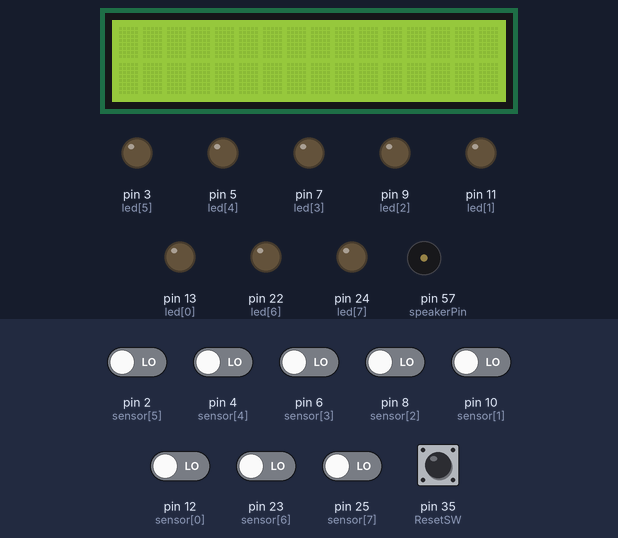
A sketch run on a simulated Arduino Mega 2560, built with avr-gcc and run on an emulated ATmega2560. On the bench: 16×2 character LCD, output pins drawn as LEDs (lit = HIGH), buzzer (waves = sounding). The test bench sets the inputs (shaded band); at power-on: pin 2 (sensor[5]), pin 4 (sensor[4]), pin 6 (sensor[3]), pin 8 (sensor[2]), pin 10 (sensor[1]), pin 12 (sensor[0]), pin 23 (sensor[6]), pin 25 (sensor[7]), pin 35 (ResetSW) LOW. Random numbers use the default seed unless the sketch sets one; what the sketch prints to the serial monitor is not drawn.

Above: at 1.2 s.
1.3 s: pin 35 (ResetSW) pulled HIGH for 1.2 s
At 2.5 s:
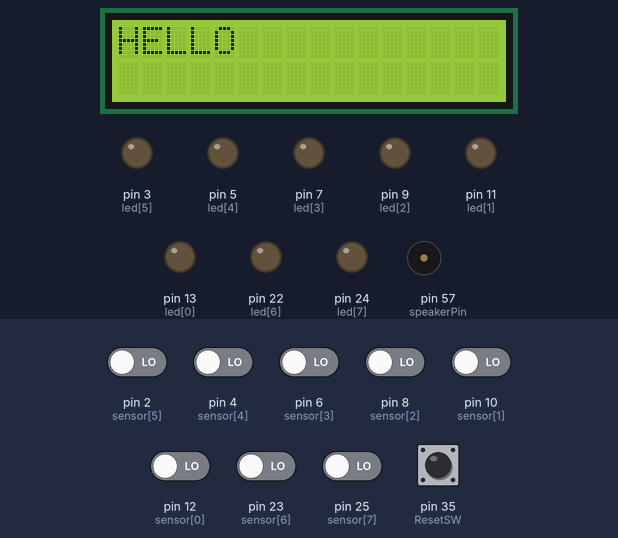
At 5.2 s:
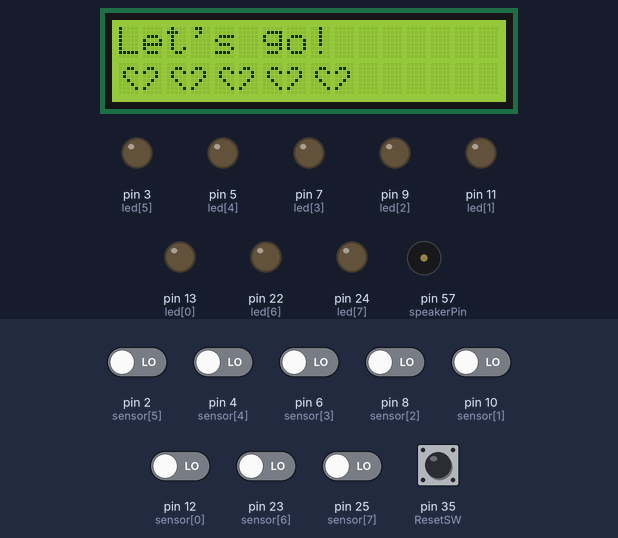
6.6 s: pin 8 (sensor[2]) driven HIGH
10.7 s: pin 8 (sensor[2]) driven LOW
14.8 s: pin 12 (sensor[0]) driven HIGH
At 16.9 s:
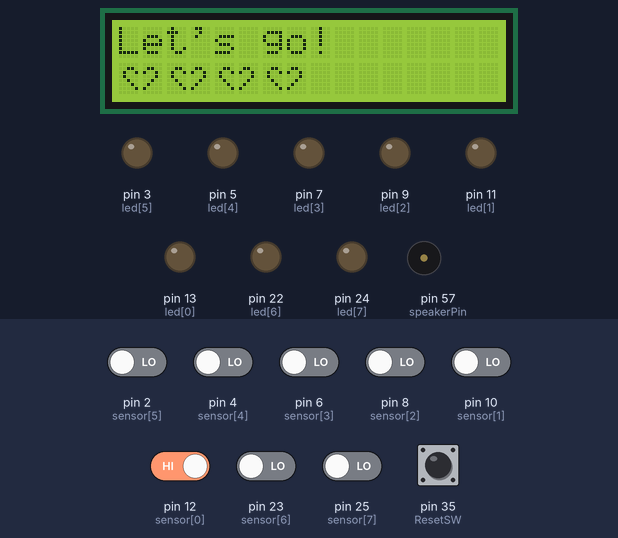
23.0 s: pin 12 (sensor[0]) driven LOW
31.2 s: pin 8 (sensor[2]) driven HIGH
At 37.3 s:
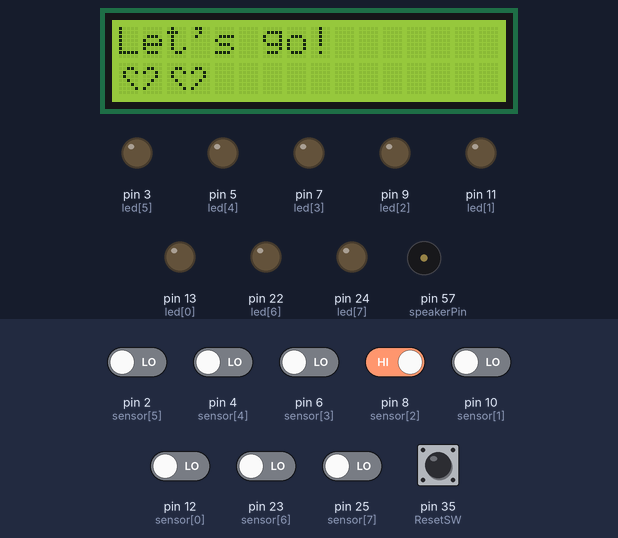
Timing chart, 0 to 77.4 s (numbered marks = the images above; inputs shaded):
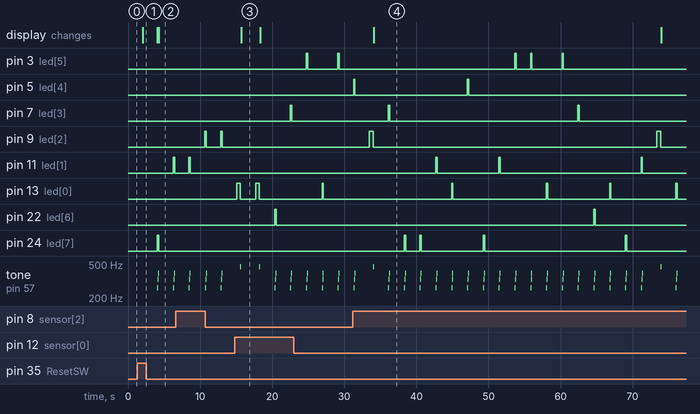

The sketch:

Final_code.ino
```cpp
#include <pitches.h>
#include <LiquidCrystal.h>
#include <SoftwareSerial.h>
SoftwareSerial mySerial(30,31);
int led[8] = {13,11,9,7,5,3,22,24}; //두더지 8마리
int sensor[] = {12,10,8,6,4,2,23,25}; //두더지 잡는 센서 8개
int randNumber=0;
int score=0;
int ResetSW = 35;    //재시작 스위치 핀 번호
int TRY=5;
int speakerPin = 57;//부저핀
int wrongmelody[] = {//틀렸을 때 멜로디
  NOTE_AS4
};
int noteDuration_1 = 8;//음표길이
int endmelody[] = {//관짝밈
  NOTE_A3,0,NOTE_A3,NOTE_E4,NOTE_D4,0,NOTE_C4,0,NOTE_B3,0,NOTE_B3,NOTE_B3,NOTE_D4,0,NOTE_C4,NOTE_B3,
  NOTE_A3,0,NOTE_A3,NOTE_C5,NOTE_B4,NOTE_C5,NOTE_B4,NOTE_C5,NOTE_A3,
  0,NOTE_A3,NOTE_C5,NOTE_B4,NOTE_C5,NOTE_B4,NOTE_C5,
  NOTE_C4,NOTE_C4,NOTE_C4,NOTE_C4,NOTE_E4,NOTE_E4,NOTE_E4,NOTE_E4,NOTE_D4,NOTE_D4,NOTE_D4,NOTE_D4,NOTE_G4,NOTE_G4,NOTE_G4,NOTE_G4,
  NOTE_A4,NOTE_A4,NOTE_A4,NOTE_A4,NOTE_A4,NOTE_A4,NOTE_A4,NOTE_A4,NOTE_A4,NOTE_A4,NOTE_A4,NOTE_A4
};
int noteDuration_2 = 4;
int rightmelody[]={//맞았을때
  NOTE_C4, NOTE_E4, NOTE_G4
};
int noteDuration_3 = 16;

LiquidCrystal lcd(44, 45, 46, 47, 48, 49);//lcd
byte leftheart[8]={B00000, B00110,B01001,B01000,B00100,B00010,B00001,B00000};
byte rightheart[8]={B00000, B01100,B10010,B00010,B00100,B01000,B10000,B00000};

unsigned long time_previous = 0;
unsigned long time_current = 0;

void setup() {
  srand(analogRead(0));
  Serial.begin(9600);
  for(int i=0;i<8;i++){
      pinMode(led[i], OUTPUT);
      digitalWrite(led[i], LOW);
      pinMode(sensor[i], INPUT);
  }
  mySerial.begin(9600);
  pinMode(ResetSW, INPUT);     //리셋용 스위치 사용
  lcd.createChar(0, leftheart);//lcd
  lcd.createChar(1, rightheart);
  lcd.begin(16, 2);
}

void loop() {
  int state = digitalRead(ResetSW);
  Serial.println(state);
  time_current = millis();


  if(state){
    score=0;
    TRY=5;
    Serial.println("start");
    lcd.clear();
    lcd.setCursor(0,0);
    lcd.print("HELLO");
    delay(2000);
    lcd.clear();
    lcd.setCursor(0,0);
    lcd.print("Let's go!");
    while(TRY!=0){
      int hit = 0;//점수 획득여부 저장
      randNumber = random(8);//랜덤두더지 번호
      Serial.println(randNumber);
      time_current = millis();
      time_previous = time_current;
      digitalWrite(led[randNumber], HIGH);
      while(time_current - time_previous < 500){//0.5초동안 버튼입력확인
        if(digitalRead(sensor[randNumber]) == LOW){
          for(int thisNote=0; thisNote<sizeof(rightmelody)/sizeof(int);thisNote++){
             int noteLength = 1000 / noteDuration_3 ;
             tone(speakerPin,rightmelody[thisNote],noteLength);
             delay(noteLength);
             noTone(speakerPin);
          }//맞으면 소리
          Serial.print("point:");
          Serial.println(score++);
          hit=1;
          break;
        }
        time_current = millis();
      }
      digitalWrite(led[randNumber], LOW);
      if(!hit){//못눌렀을때
        for(int thisNote=0; thisNote<sizeof(wrongmelody)/sizeof(int);thisNote++){
         int noteLength = 1000 / noteDuration_1 ;
         tone(speakerPin,wrongmelody[thisNote],noteLength);
         delay(noteLength);
         noTone(speakerPin);
        }//틀린소리
        TRY--;//생명감소
        Serial.print("TRY==");
        Serial.println(TRY);
      }
      lcd.clear();
      lcd.setCursor(0,0);
      lcd.print("Let's go!");
      for(int k=0;k<TRY;k++){//생명출력
        lcd.setCursor(2*k,1);
        lcd.write(byte(0));
        lcd.write(byte(1));
      }
      delay(2000);
    }
    if(TRY==0) //게임 끝
    {
      mySerial.write('0');//게임 끝났음을 알림
      lcd.clear();
          lcd.setCursor(0,0);
          lcd.print("The End :(");
          lcd.setCursor(0,1);
          lcd.print("Score : ");
          lcd.setCursor(9,1);
          lcd.print(score);
      state=0;
      for(int thisNote=0; thisNote<sizeof(endmelody)/sizeof(int);thisNote++){
            int noteLength = 1000 / noteDuration_2;
            tone(speakerPin,endmelody[thisNote],noteLength);
            delay(noteLength);
            noTone(speakerPin);
      }
      mySerial.write('1');//게임 새로 시작이므로 바퀴 멈추기
    }
  }
  delay(1000);
}
```

Measured:
- after the input at 1.3 s, pin 11 (led[1]): LOW → HIGH after 5.0 s, → LOW 0.19 s later; pin 24 (led[7]): LOW → HIGH after 2.8 s, → LOW 0.19 s later
- after the input at 14.8 s, the display: changes after 0.91 s (image 3)
- after the input at 31.2 s, the display: changes after 2.9 s (image 4)
- by itself, pin 5 (led[4]): alternates HIGH for 0.19 s and LOW for 15.6 s, 4 changes in all, then stays LOW
- by itself, pin 7 (led[3]): alternates HIGH for 0.19 s and LOW for 26.1 s
- by itself, pin 9 (led[2]): alternates HIGH for 0.50 s and LOW for 39.4 s
- what the display in image 3 shows lasts 2.6 s, from 15.7 s to 18.3 s
